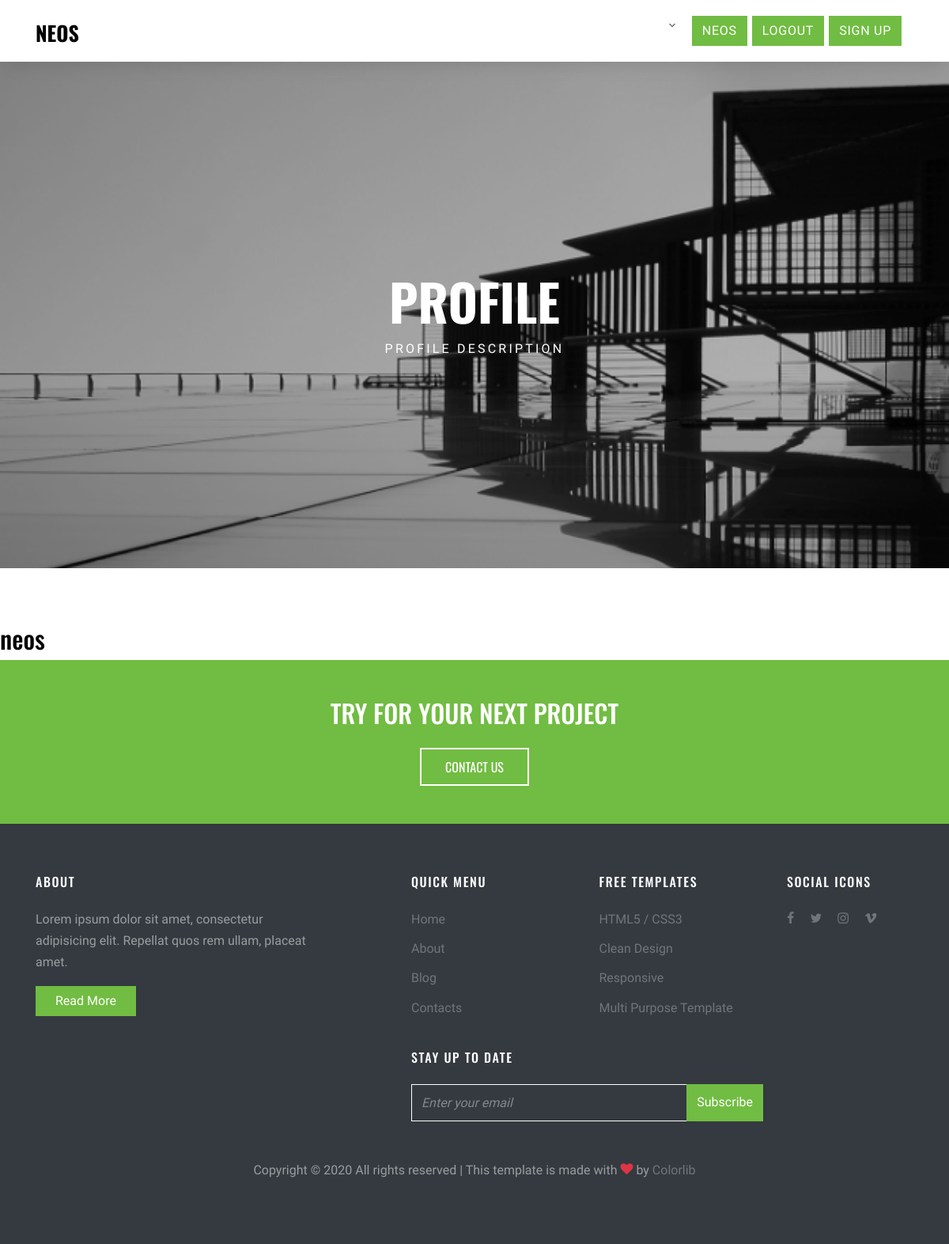
/accounts/profile/ (signed in), run on the app's committed database.
### base/models.py (models this page shows, shortened)
class Banner(models.Model):
	title = models.TextField()
	description = models.TextField(null = True, blank = True)
	image = models.ImageField(upload_to = 'banner')
	link = models.CharField(max_length = 256, null = True, blank = True)
	class Meta:
		verbose_name = 'Banner'

class Message(models.Model):
	title = models.CharField(max_length = 512)
	description = models.TextField(null = True, blank = True)
	image = models.ImageField(upload_to = 'message', null = True, blank = True)
	link = models.CharField(max_length = 256, null = True, blank = True)
	active = models.BooleanField(default = False)
	class Meta:
		verbose_name = 'Message'

### accounts/views.py (the view)
# urls.py: path('profile/', views.profile, name = 'profile'),
@login_required
def profile(request):
	template_name = 'registration/profile.html'
	banner = models.Banner.objects.get(link = 'profile')
	context = {
		'banner' : banner
	}
	return render(request, template_name, context)

### home/context_processors.py (called while the page is built)
def menu(request):
	genres = models.Genre.objects.all()
	btry = models.Message.objects.get(link = 'btry')
	contactus = models.Message.objects.get(link = 'contactus')
	babout = models.Message.objects.filter(link = 'babout')[0]
	bquick = models.Message.objects.get(link = 'bquick')
	bfree = models.Message.objects.get(link = 'bfree')
	bsocial = models.Message.objects.get(link = 'bsocial')
	bstay = models.Message.objects.get(link = 'bstay')
	copy = models.Message.objects.get(link = 'copy')
	subscribe = models.Message.objects.get(link = 'subscribe')
	context = {
		'genres' : genres,
		'btry' : btry,
		'contactus' : contactus,
		'babout' : babout,
		'bquick' : bquick,
		'bfree' : bfree,
		'bsocial' : bsocial,
		'bstay' : bstay,
		'copy' : copy,
		'subscribe' : subscribe,
	}
	return context

### template/registration/profile.html
{% extends 'base.html' %}
{% block content %}
	<section>
		<h2>{{ user.username }}</h2>
	</section>
{% endblock %}

### template/base.html (shortened to what this page needs)
{% load static %}
{% load mptt_tags %}
<!DOCTYPE html>
<html lang="en">
  <head>
    <link rel="stylesheet" href="{% static 'fonts/icomoon/style.css' %}">
    <link rel="stylesheet" href="{% static 'css/bootstrap.min.css' %}">
    <link rel="stylesheet" href="{% static 'css/magnific-popup.css' %}">
    <link rel="stylesheet" href="{% static 'css/jquery-ui.css' %}">
    <link rel="stylesheet" href="{% static 'css/owl.carousel.min.css' %}">
    <link rel="stylesheet" href="{% static 'css/owl.theme.default.min.css' %}">
    <link rel="stylesheet" href="{% static 'css/bootstrap-datepicker.css' %}">
    <link rel="stylesheet" href="{% static 'css/animate.css' %}">
    <link rel="stylesheet" href="{% static 'fonts/flaticon/font/flaticon.css' %}">
    <link rel="stylesheet" href="{% static 'css/aos.css' %}">
    <link rel="stylesheet" href="{% static 'css/jquery.fancybox.min.css' %}">
    <link rel="stylesheet" href="{% static 'css/style.css' %}">
  </head>
  <body>
  <div class="site-wrap">
    <div class="site-navbar-wrap js-site-navbar bg-white">
      <div class="container">
        <div class="site-navbar bg-light">
          <div class="row align-items-center">
            <div class="col-2">
              <h2 class="mb-0 site-logo"><a href="{% url 'home:home' %}" class="font-weight-bold text-uppercase">Neos</a></h2>
            </div>
            <div class="col-10">
              <nav class="site-navigation text-right" role="navigation">
                <div class="container">
                  <ul class="site-menu js-clone-nav d-none d-lg-block">
                    {% recursetree genres %}
                        <li class="{% if not node.is_leaf_node %}has-children{% endif %}">
                            <a href="{{ node.link }}">{{ node.name }}</a>
                        </li>
                    {% endrecursetree %}
                    <li>
                      {% if user.is_authenticated %}
                        <a href="{% url 'accounts:profile' %}">
                          <span class="d-inline-block bg-primary text-white btn btn-primary">
                            {{ user.username }}
                          </span>
                        </a>
                        <a href="{% url 'logout' %}">
                          <span class="d-inline-block bg-primary text-white btn btn-primary">
                            Logout
                          </span>
                        </a>
                      {% else %}
                        <a href="{% url 'login' %}">
                          <span class="d-inline-block bg-primary text-white btn btn-primary">
                            Login
                          </span>
                        </a>
                      {% endif %}
                      <a href="{% url 'accounts:signup' %}">
                        <span class="d-inline-block bg-primary text-white btn btn-primary">
                          Sign Up
                        </span>
                      </a>
                    </li>
                  </ul>
                </div>
              </nav>
            </div>
          </div>
        </div>
      </div>
    </div>
    <div class="site-blocks-cover inner-page overlay" style="background-image: url({{ banner.image.url }});" data-aos="fade" data-stellar-background-ratio="0.5">
      <div class="row align-items-center justify-content-center">
        <div class="col-md-5 text-center" data-aos="fade">
          <h1 class="text-uppercase">{{ banner.title }}</h1>
          <span class="caption d-block text-white">{{ banner.description }}</span>
        </div>
      </div>
    </div>
    <div class="slant-1"></div>
    {% block content %}
    {% endblock %}
    <div class="py-5 bg-primary">
      <div class="container">
        <div class="row align-items-center justify-content-center">
          <div class="col-md-6 text-center mb-3 mb-md-0">
            <h2 class="text-uppercase text-white mb-4">Try For Your Next Project</h2>
            <a href="#" class="btn btn-bg-primary font-secondary text-uppercase">Contact Us</a>
          </div>
        </div>
      </div>
    </div>
    <footer class="site-footer bg-dark">
      <div class="container">
        <div class="row">
          <div class="col-md-4 mb-4 mb-md-0">
            <h3 class="footer-heading mb-4 text-white">{{ babout.title }}</h3>
            <p>{{ babout.description }}</p>
            <p><a href="#" class="btn btn-primary text-white px-4">Read More</a></p>
          </div>
          <div class="col-md-5 mb-4 mb-md-0 ml-auto">
            <div class="row mb-4">
              <div class="col-md-6">
                <h3 class="footer-heading mb-4 text-white">{{ bquick.title }}</h3>
                  <ul class="list-unstyled">
                    <li><a href="#">Home</a></li>
                    <li><a href="#">About</a></li>
                    <li><a href="#">Blog</a></li>
                    <li><a href="#">Contacts</a></li>
                  </ul>
              </div>
              <div class="col-md-6">
                <h3 class="footer-heading mb-4 text-white">{{ bfree.title }}</h3>
                  <ul class="list-unstyled">
                    <li><a href="#">HTML5 / CSS3</a></li>
                    <li><a href="#">Clean Design</a></li>
                    <li><a href="#">Responsive</a></li>
                    <li><a href="#">Multi Purpose Template</a></li>
                  </ul>
              </div>
            </div>
            <div class="row mb-5">
              <div class="col-md-12">
              <h3 class="footer-heading mb-4 text-white">{{ bstay.title }}</h3>
              <form action="#" class="d-flex footer-subscribe">
                <input type="text" class="form-control rounded-0" placeholder="Enter your email">
                <input type="submit" class="btn btn-primary rounded-0" value="Subscribe">
              </form>
            </div>
            </div>
          </div>
          <div class="col-md-2">
            <div class="row">
            <div class="col-md-12"><h3 class="footer-heading mb-4 text-white">{{ bsocial.title }}</h3></div>
              <div class="col-md-12">
                <p>
                  <a href="#" class="pb-2 pr-2 pl-0"><span class="icon-facebook"></span></a>
                  <a href="#" class="p-2"><span class="icon-twitter"></span></a>
                  <a href="#" class="p-2"><span class="icon-instagram"></span></a>
                  <a href="#" class="p-2"><span class="icon-vimeo"></span></a>
                </p>
              </div>
          </div>
          </div>
        </div>
        <div class="row text-center">
          <div class="col-md-12">
            <p>
              {{ copy.description | safe }}
            </p>
          </div>
        </div>
      </div>
    </footer>
  </div>
  </body>
</html>

### data on the page
Banner: image (picture), title "PROFILE", description "PROFILE DESCRIPTION"
Message: title "ABOUT", description "Lorem ipsum dolor sit amet, consectetur adipisicing elit. Repellat quos rem ullam, placeat amet."
Message: title "QUICK MENU"
Message: title "FREE TEMPLATES"
Message: title "STAY UP TO DATE"
Message: title "SOCIAL ICONS"
Message: description "Copyright © All rights reserved | This template is made with by Colorlib"

### other printed values
{{ user.username }} "NEOS"
{{ user.username }} "neos"
